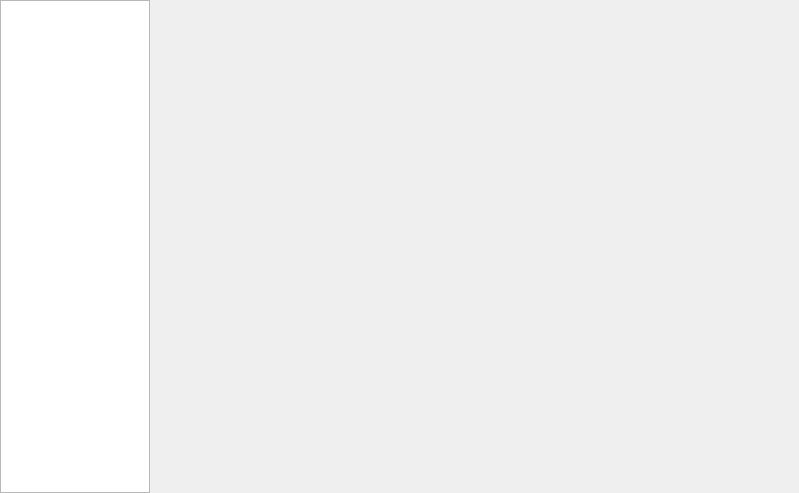
<?xml version="1.0" encoding="UTF-8"?>
<ui version="4.0">
 <class>ControllerMacroWidget</class>
 <widget class="QWidget" name="ControllerMacroWidget">
  <property name="geometry">
   <rect>
    <x>0</x>
    <y>0</y>
    <width>799</width>
    <height>493</height>
   </rect>
  </property>
  <property name="sizePolicy">
   <sizepolicy hsizetype="Expanding" vsizetype="Expanding">
    <horstretch>0</horstretch>
    <verstretch>0</verstretch>
   </sizepolicy>
  </property>
  <layout class="QGridLayout" name="gridLayout">
   <property name="leftMargin">
    <number>0</number>
   </property>
   <property name="topMargin">
    <number>0</number>
   </property>
   <property name="rightMargin">
    <number>0</number>
   </property>
   <property name="bottomMargin">
    <number>0</number>
   </property>
   <item row="0" column="0">
    <widget class="QListWidget" name="portList">
     <property name="sizePolicy">
      <sizepolicy hsizetype="Expanding" vsizetype="Expanding">
       <horstretch>0</horstretch>
       <verstretch>0</verstretch>
      </sizepolicy>
     </property>
     <property name="minimumSize">
      <size>
       <width>150</width>
       <height>0</height>
      </size>
     </property>
     <property name="maximumSize">
      <size>
       <width>150</width>
       <height>16777215</height>
      </size>
     </property>
     <property name="iconSize">
      <size>
       <width>32</width>
       <height>32</height>
      </size>
     </property>
    </widget>
   </item>
   <item row="0" column="1">
    <widget class="QStackedWidget" name="container"/>
   </item>
   <item row="1" column="0" colspan="2">
    <layout class="QHBoxLayout" name="horizontalLayout_2"/>
   </item>
  </layout>
 </widget>
 <resources>
  <include location="../resources/resources.qrc"/>
 </resources>
 <connections/>
</ui>
